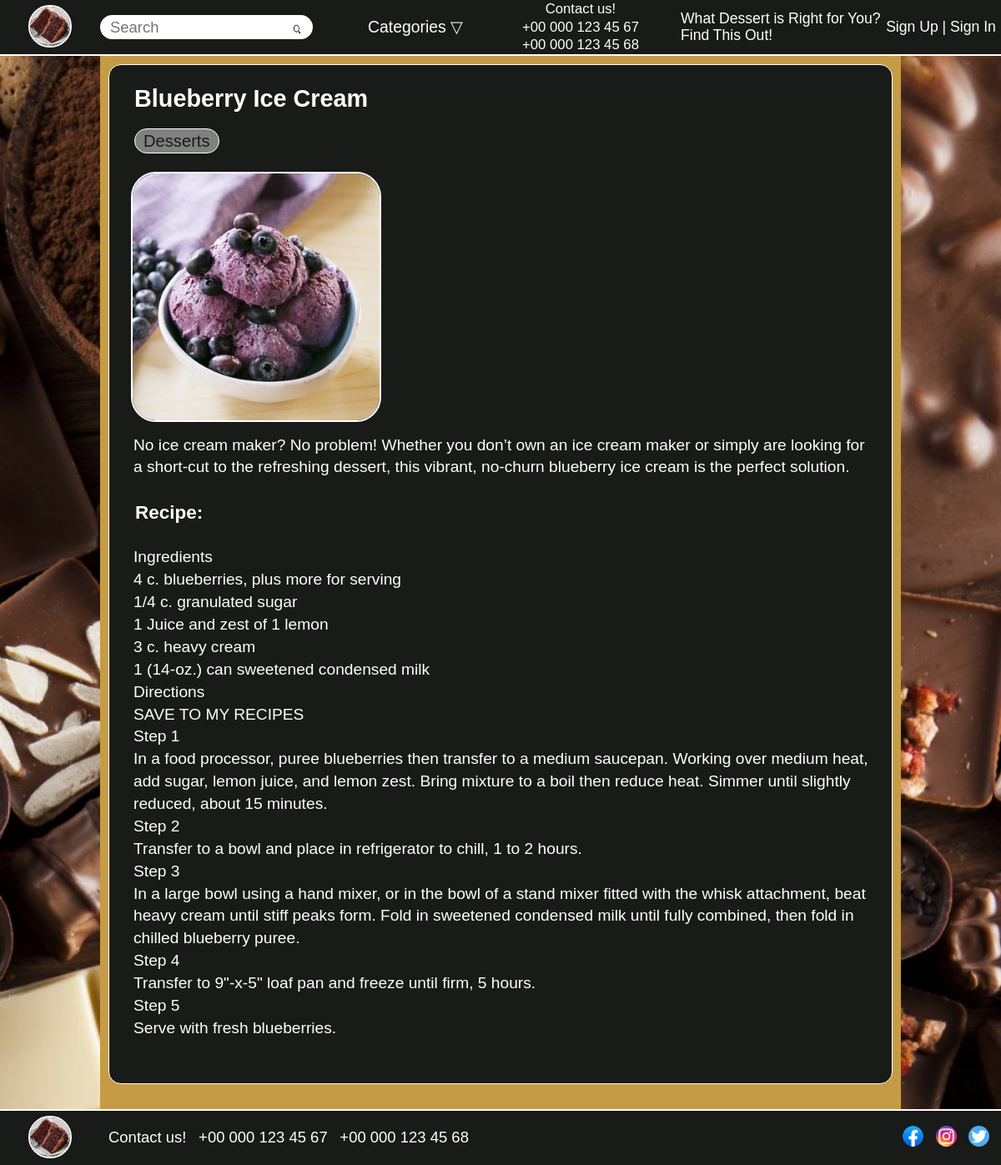
Screenshot of /recipe/blueberry-ice-cream/ with the database file from the repository.
### recipes/models.py (models this page shows, shortened)
class Recipes(models.Model):
    title = models.CharField(max_length=255)
    slug = models.SlugField(max_length=255, unique=True, db_index=True)
    description = models.TextField()
    recipe = models.TextField()
    photo = models.ImageField(upload_to='photos/%Y/%m/%d/')
    time_create = models.TimeField(auto_now_add=True)
    time_update = models.TimeField(auto_now=True)
    is_published = models.BooleanField(default=True)
    cat = models.ManyToManyField(Category,)
    class Meta:
        verbose_name = 'Recipes'
        verbose_name_plural = 'Recipes'
        ordering = ['title', 'time_create']

class Category(models.Model):
    name = models.CharField(max_length=255)
    slug = models.SlugField(max_length=255, unique=True, db_index=True)
    def get_absolute_url(self):
        return reverse('show_category', kwargs={'cat_slug': self.slug})
    class Meta:
        verbose_name = 'Category'
        verbose_name_plural = 'Categories'
        ordering = ['id', 'name']

### recipes/views.py (the view)
# urls.py: path('recipe/<slug:rec_slug>/', ShowRecipe.as_view(), name='show_recipe'),
class ShowRecipe(DataMixin, DetailView):
    model = Recipes
    template_name = 'recipes/recipe.html'
    context_object_name = 'recipe'
    slug_url_kwarg = 'rec_slug'
    def get_context_data(self, *, object_list=None, **kwargs):
        context = super().get_context_data(**kwargs)
        c_def = self.get_user_context()
        return dict(list(c_def.items()) + list(context.items()))

### recipes/templatetags/tags.py (called while the page is built)
@register.simple_tag()
def category():
    return Category.objects.all()

### recipes/utils.py (called while the page is built)
    def get_user_context(self, **kwargs):
        context = kwargs
        context['menu'] = menu
        return context

### recipes/templates/recipes/recipe.html
{% extends 'recipes/base.html' %}
{% block content %}
<div class="recipe-container">
  <h2 class="recipe-title">
    {{ recipe.title }}
  </h2>
  {% for category in recipe.cat.all %}
  <div class="recipe-categories">
    <a href="{{ category.get_absolute_url }}">{{ category.name }}</a>
  </div>
  {% endfor %}
    <div class="recipe-image">
      {% if recipe.photo %}
      <img src="{{ recipe.photo.url }}" height="300">
      {% endif %}
    </div>
    <div class="recipe-text">
      <div>{{ recipe.description|linebreaks }}</div>
      <h3>Recipe:</h3>
      <p>{{ recipe.recipe|linebreaks }}</p>
    </div>
</div>
{% endblock %}

### recipes/static/recipes/css/index.css (style rules this page uses)
*, *::before, *::after { padding: 0; margin: 0; border: 0; box-sizing: border-box; }
.paginator ul, a { color: rgb(24, 27, 24); text-decoration: none; list-style: none; }
.recipe-container { padding: 10px 15px 25px 20px; background-color: rgb(24, 27, 24); min-width: 100%; min-height: 100%; border: 1px solid #fff; border-radius: 15px; cursor: default; font-size: 115%; line-height: 1.4; }
.recipe-categories { background-color: grey; border-radius: 20px; border: 1px solid #fff; padding: 0px 10px 28px 10px; margin: 5px 5px 10px 10px; overflow: hidden; max-width: fit-content; max-height: 15px; font-size: 120%; float: left; }
.recipe-title { margin: 10px; }
.recipe-image { max-width: 300px; max-height: 300px; clear: both; }
.recipe-image img { max-width: 300px; max-height: 300px; border: 1px solid #fff; border-radius: 10%; margin: 4% 2%; }
.recipe-text { margin: 3% 1%; }
.recipe-text h3 { margin: 1% 0; padding: 1rem 2px; }
@media (max-width: 1600px) { .recipe-container { font-size: 120%; } }
@media (max-width: 1600px) { .recipe-categories { font-size: 115%; } }
@media (max-width: 1350px) { .recipe-categories { font-size: 105%; } }
@media (max-width: 1300px) { .recipe-image img { border: 2px solid #FFF; } }

### rows the page displays
Recipes: title "Blueberry Ice Cream", photo (picture), description "No ice cream maker? No problem! Whether you don’t own an ice cream maker or simply are looking for a short-cut to the refreshing dessert, this vibrant, no-churn blueberry ice cream is the perfect solution.", recipe "Ingredients 4 c. blueberries, plus more for serving 1/4 c. granulated sugar 1 Juice and zest of 1 lemon 3 c. heavy cream 1 (14-oz.) can sweetened condensed milk Directions SAVE TO MY RECIPES Step 1 In a food processor, puree blueberries then transfer to a medium saucepan. Working over medium heat, add sugar, lemon juice, and lemon zest. Bring mixture to a boil then reduce heat. Simmer until slightly reduced, about 15 minutes. Step 2 Transfer to a bowl and place in refrigerator to chill, 1 to 2 hours. Step 3 In a large bowl using a hand mixer, or in the bowl of a stand mixer fitted with the whisk attachment, beat heavy cream until stiff peaks form. Fold in sweetened condensed milk until…"
Category: name "Desserts"
